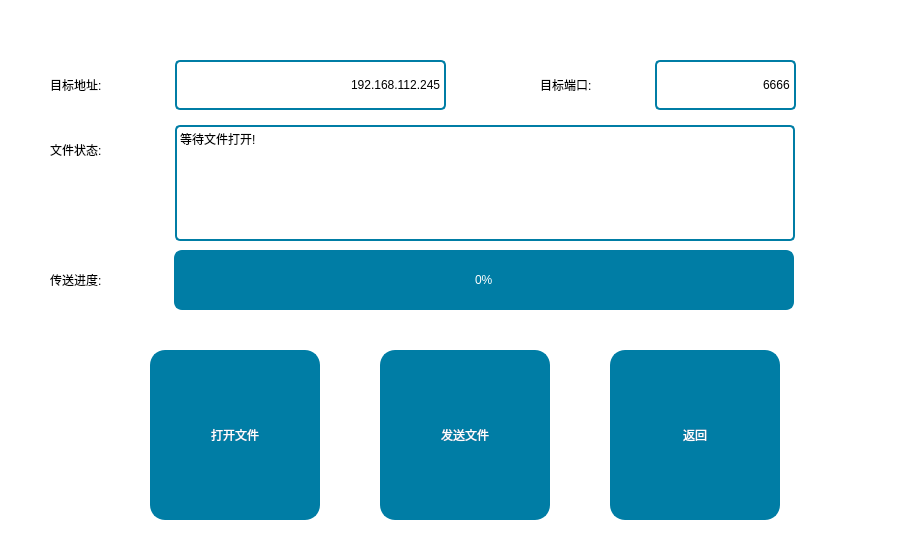
<?xml version="1.0" encoding="UTF-8"?>
<ui version="4.0">
 <class>DBSendWidget</class>
 <widget class="QWidget" name="DBSendWidget">
  <property name="geometry">
   <rect>
    <x>0</x>
    <y>0</y>
    <width>900</width>
    <height>560</height>
   </rect>
  </property>
  <property name="windowTitle">
   <string>Form</string>
  </property>
  <property name="styleSheet">
   <string notr="true">QWidget#DBSendWidget{
background-color: rgb(255, 255, 255);
}

QToolButton{
font: 24pt &quot;微软雅黑&quot;;
color: rgb(255, 255, 255);
border:2px solid  rgb(0, 125, 165);
border-radius:15px;
background-color: rgb(0, 125, 165);
}
QLabel{
font: 18pt &quot;微软雅黑&quot;;
}
QStackedWidget{
color: rgb(255, 255, 255);
background-color: rgb(255, 255, 255);
border:1px solid  rgb(0, 125, 165);
}
QLineEdit{
font: 22pt &quot;微软雅黑&quot;;
border:2px solid  rgb(0, 125, 165);
border-radius:5px;
}

QProgressBar {
font: 30pt &quot;楷体&quot;;
color: rgb(255, 255, 255);
border: 2px solid rgb(0, 125, 165);
border-radius: 8px;
text-align: center;
background-color: rgb(85, 170, 127);
background-color: rgb(0, 125, 165);
}

QProgressBar::chunk {
background-color: rgb(0, 255, 0);
}</string>
  </property>
  <widget class="QLineEdit" name="lineEditTargetHost">
   <property name="geometry">
    <rect>
     <x>175</x>
     <y>60</y>
     <width>271</width>
     <height>50</height>
    </rect>
   </property>
   <property name="inputMask">
    <string>000.000.000.000</string>
   </property>
   <property name="text">
    <string>192.168.112.245</string>
   </property>
   <property name="alignment">
    <set>Qt::AlignRight|Qt::AlignTrailing|Qt::AlignVCenter</set>
   </property>
  </widget>
  <widget class="QLineEdit" name="lineEditTargetPort">
   <property name="geometry">
    <rect>
     <x>655</x>
     <y>60</y>
     <width>141</width>
     <height>50</height>
    </rect>
   </property>
   <property name="text">
    <string>6666</string>
   </property>
   <property name="alignment">
    <set>Qt::AlignRight|Qt::AlignTrailing|Qt::AlignVCenter</set>
   </property>
  </widget>
  <widget class="QLabel" name="label">
   <property name="geometry">
    <rect>
     <x>50</x>
     <y>60</y>
     <width>110</width>
     <height>50</height>
    </rect>
   </property>
   <property name="text">
    <string>目标地址:</string>
   </property>
  </widget>
  <widget class="QLabel" name="label_2">
   <property name="geometry">
    <rect>
     <x>540</x>
     <y>60</y>
     <width>110</width>
     <height>50</height>
    </rect>
   </property>
   <property name="text">
    <string>目标端口:</string>
   </property>
  </widget>
  <widget class="QToolButton" name="tBtnOpenFile">
   <property name="geometry">
    <rect>
     <x>150</x>
     <y>350</y>
     <width>170</width>
     <height>170</height>
    </rect>
   </property>
   <property name="text">
    <string>打开文件</string>
   </property>
   <property name="icon">
    <iconset resource="image.qrc">
     <normaloff>:/Image/file.png</normaloff>:/Image/file.png</iconset>
   </property>
   <property name="iconSize">
    <size>
     <width>100</width>
     <height>100</height>
    </size>
   </property>
   <property name="toolButtonStyle">
    <enum>Qt::ToolButtonTextUnderIcon</enum>
   </property>
  </widget>
  <widget class="QToolButton" name="tBtnSendFile">
   <property name="geometry">
    <rect>
     <x>380</x>
     <y>350</y>
     <width>170</width>
     <height>170</height>
    </rect>
   </property>
   <property name="text">
    <string>发送文件</string>
   </property>
   <property name="icon">
    <iconset resource="image.qrc">
     <normaloff>:/Image/send.png</normaloff>:/Image/send.png</iconset>
   </property>
   <property name="iconSize">
    <size>
     <width>100</width>
     <height>100</height>
    </size>
   </property>
   <property name="toolButtonStyle">
    <enum>Qt::ToolButtonTextUnderIcon</enum>
   </property>
  </widget>
  <widget class="QProgressBar" name="progressBar">
   <property name="geometry">
    <rect>
     <x>174</x>
     <y>250</y>
     <width>620</width>
     <height>60</height>
    </rect>
   </property>
   <property name="value">
    <number>0</number>
   </property>
  </widget>
  <widget class="QLabel" name="clientStatusLabel">
   <property name="geometry">
    <rect>
     <x>175</x>
     <y>125</y>
     <width>620</width>
     <height>116</height>
    </rect>
   </property>
   <property name="styleSheet">
    <string notr="true">QLabel{
font: 18pt &quot;微软雅黑&quot;;
border:2px solid rgb(0, 125, 165);
border-radius:5px;
}</string>
   </property>
   <property name="text">
    <string>等待文件打开!</string>
   </property>
   <property name="alignment">
    <set>Qt::AlignLeading|Qt::AlignLeft|Qt::AlignTop</set>
   </property>
   <property name="wordWrap">
    <bool>true</bool>
   </property>
  </widget>
  <widget class="QLabel" name="label_3">
   <property name="geometry">
    <rect>
     <x>50</x>
     <y>125</y>
     <width>110</width>
     <height>50</height>
    </rect>
   </property>
   <property name="text">
    <string>文件状态:</string>
   </property>
  </widget>
  <widget class="QLabel" name="label_5">
   <property name="geometry">
    <rect>
     <x>50</x>
     <y>255</y>
     <width>110</width>
     <height>50</height>
    </rect>
   </property>
   <property name="text">
    <string>传送进度:</string>
   </property>
  </widget>
  <widget class="QToolButton" name="tBtnBack">
   <property name="geometry">
    <rect>
     <x>610</x>
     <y>350</y>
     <width>170</width>
     <height>170</height>
    </rect>
   </property>
   <property name="text">
    <string>返回</string>
   </property>
   <property name="icon">
    <iconset resource="image.qrc">
     <normaloff>:/Image/back.png</normaloff>:/Image/back.png</iconset>
   </property>
   <property name="iconSize">
    <size>
     <width>100</width>
     <height>100</height>
    </size>
   </property>
   <property name="toolButtonStyle">
    <enum>Qt::ToolButtonTextUnderIcon</enum>
   </property>
  </widget>
 </widget>
 <resources>
  <include location="image.qrc"/>
 </resources>
 <connections/>
</ui>
